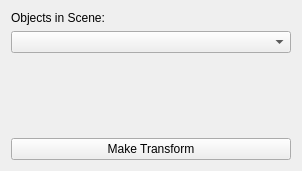
<?xml version="1.0" encoding="UTF-8"?>
<ui version="4.0">
 <class>ApplyTransformToObjectWidget</class>
 <widget class="QWidget" name="ApplyTransformToObjectWidget">
  <property name="geometry">
   <rect>
    <x>0</x>
    <y>0</y>
    <width>302</width>
    <height>171</height>
   </rect>
  </property>
  <property name="windowTitle">
   <string>Form</string>
  </property>
  <layout class="QVBoxLayout" name="verticalLayout_3">
   <item>
    <layout class="QVBoxLayout" name="verticalLayout_2">
     <item>
      <layout class="QVBoxLayout" name="verticalLayout">
       <item>
        <widget class="QLabel" name="label">
         <property name="text">
          <string>Objects in Scene:</string>
         </property>
        </widget>
       </item>
       <item>
        <widget class="QComboBox" name="sceneObjectsComboBox"/>
       </item>
      </layout>
     </item>
     <item>
      <spacer name="verticalSpacer">
       <property name="orientation">
        <enum>Qt::Vertical</enum>
       </property>
       <property name="sizeHint" stdset="0">
        <size>
         <width>20</width>
         <height>40</height>
        </size>
       </property>
      </spacer>
     </item>
     <item>
      <widget class="QPushButton" name="transformPushButton">
       <property name="text">
        <string>Make Transform</string>
       </property>
      </widget>
     </item>
    </layout>
   </item>
  </layout>
 </widget>
 <resources/>
 <connections/>
</ui>
